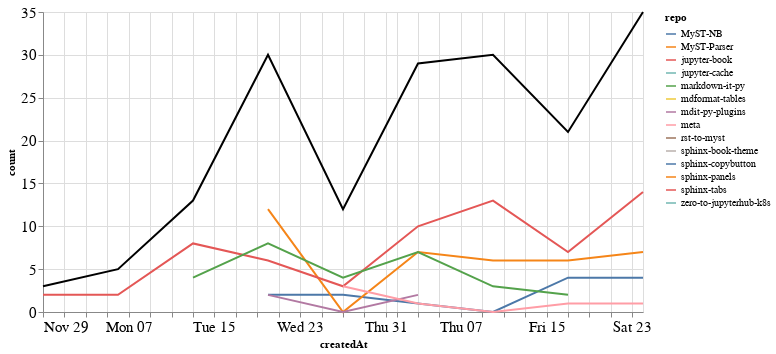

The cell this chart's notebook holds for it:
### Markdown cell above
### Comments

### Code cell
comments_time = comments.groupby('repo').resample('W', on='createdAt').count()['author'].reset_index()
comments_time = comments_time.rename(columns={'author': 'count'})
comments_time_total = comments_time.groupby('createdAt').agg({"count": "sum"}).reset_index()
ch1 = alt.Chart(comments_time, width=600).mark_line().encode(
    x='createdAt',
    y='count',
    color='repo',
    tooltip="repo"
)

ch2 = alt.Chart(comments_time_total, width=600).mark_line(color="black").encode(
    x='createdAt',
    y='count',
)

ch1 + ch2

### Figure 1 — Vega-Lite specification as saved in the notebook (floating-point values rounded to 4 significant figures)
{"config": {"axisLeft": {"labelFontSize": 15}, "axisBottom": {"labelFontSize": 15}}, "layer": [{"data": {"name": "data-22961a8dd0ab37a7b56bbb6b2e3a448b"}, "mark": "line", "encoding": {"color": {"type": "nominal", "field": "repo"}, "tooltip": {"type": "nominal", "field": "repo"}, "x": {"type": "temporal", "field": "createdAt"}, "y": {"type": "quantitative", "field": "count"}}, "width": 600}, {"data": {"name": "data-170b144c1c0203dc10f26bd22bef34c7"}, "mark": {"type": "line", "color": "black"}, "encoding": {"x": {"type": "temporal", "field": "createdAt"}, "y": {"type": "quantitative", "field": "count"}}, "width": 600}], "$schema": "https://vega.github.io/schema/vega-lite/v4.8.1.json", "datasets": {"data-22961a8dd0ab37a7b56bbb6b2e3a448b": [{"repo": "MyST-NB", "createdAt": "2020-12-20T00:00:00", "count": 2}, {"repo": "MyST-NB", "createdAt": "2020-12-27T00:00:00", "count": 2}, {"repo": "MyST-NB", "createdAt": "2021-01-03T00:00:00", "count": 1}, {"repo": "MyST-NB", "createdAt": "2021-01-10T00:00:00", "count": 0}, {"repo": "MyST-NB", "createdAt": "2021-01-17T00:00:00", "count": 4}, {"repo": "MyST-NB", "createdAt": "2021-01-24T00:00:00", "count": 4}, {"repo": "MyST-Parser", "createdAt": "2020-12-20T00:00:00", "count": 12}, {"repo": "MyST-Parser", "createdAt": "2020-12-27T00:00:00", "count": 0}, {"repo": "MyST-Parser", "createdAt": "2021-01-03T00:00:00", "count": 7}, {"repo": "MyST-Parser", "createdAt": "2021-01-10T00:00:00", "count": 6}, {"repo": "MyST-Parser", "createdAt": "2021-01-17T00:00:00", "count": 6}, {"repo": "MyST-Parser", "createdAt": "2021-01-24T00:00:00", "count": 7}, {"repo": "jupyter-book", "createdAt": "2020-11-29T00:00:00", "count": 2}, {"repo": "jupyter-book", "createdAt": "2020-12-06T00:00:00", "count": 2}, {"repo": "jupyter-book", "createdAt": "2020-12-13T00:00:00", "count": 8}, {"repo": "jupyter-book", "createdAt": "2020-12-20T00:00:00", "count": 6}, {"repo": "jupyter-book", "createdAt": "2020-12-27T00:00:00", "count": 3}, {"repo": "jupyter-book", "createdAt": "2021-01-03T00:00:00", "count": 10}, {"repo": "jupyter-book", "createdAt": "2021-01-10T00:00:00", "count": 13}, {"repo": "jupyter-book", "createdAt": "2021-01-17T00:00:00", "count": 7}, {"repo": "jupyter-book", "createdAt": "2021-01-24T00:00:00", "count": 14}, {"repo": "jupyter-cache", "createdAt": "2021-01-17T00:00:00", "count": 1}, {"repo": "markdown-it-py", "createdAt": "2020-12-13T00:00:00", "count": 4}, {"repo": "markdown-it-py", "createdAt": "2020-12-20T00:00:00", "count": 8}, {"repo": "markdown-it-py", "createdAt": "2020-12-27T00:00:00", "count": 4}, {"repo": "markdown-it-py", "createdAt": "2021-01-03T00:00:00", "count": 7}, {"repo": "markdown-it-py", "createdAt": "2021-01-10T00:00:00", "count": 3}, {"repo": "markdown-it-py", "createdAt": "2021-01-17T00:00:00", "count": 2}, {"repo": "mdformat-tables", "createdAt": "2020-12-13T00:00:00", "count": 1}, {"repo": "mdit-py-plugins", "createdAt": "2020-12-20T00:00:00", "count": 2}, {"repo": "mdit-py-plugins", "createdAt": "2020-12-27T00:00:00", "count": 0}, {"repo": "mdit-py-plugins", "createdAt": "2021-01-03T00:00:00", "count": 2}, {"repo": "meta", "createdAt": "2020-12-27T00:00:00", "count": 3}, {"repo": "meta", "createdAt": "2021-01-03T00:00:00", "count": 1}, {"repo": "meta", "createdAt": "2021-01-10T00:00:00", "count": 0}, {"repo": "meta", "createdAt": "2021-01-17T00:00:00", "count": 1}, {"repo": "meta", "createdAt": "2021-01-24T00:00:00", "count": 1}, {"repo": "rst-to-myst", "createdAt": "2021-01-10T00:00:00", "count": 8}, {"repo": "sphinx-book-theme", "createdAt": "2021-01-24T00:00:00", "count": 5}, {"repo": "sphinx-copybutton", "createdAt": "2020-12-06T00:00:00", "count": 3}, {"repo": "sphinx-panels", "createdAt": "2020-11-29T00:00:00", "count": 1}, {"repo": "sphinx-tabs", "createdAt": "2021-01-24T00:00:00", "count": 4}, {"repo": "zero-to-jupyterhub-k8s", "createdAt": "2021-01-03T00:00:00", "count": 1}], "data-170b144c1c0203dc10f26bd22bef34c7": [{"createdAt": "2020-11-29T00:00:00", "count": 3}, {"createdAt": "2020-12-06T00:00:00", "count": 5}, {"createdAt": "2020-12-13T00:00:00", "count": 13}, {"createdAt": "2020-12-20T00:00:00", "count": 30}, {"createdAt": "2020-12-27T00:00:00", "count": 12}, {"createdAt": "2021-01-03T00:00:00", "count": 29}, {"createdAt": "2021-01-10T00:00:00", "count": 30}, {"createdAt": "2021-01-17T00:00:00", "count": 21}, {"createdAt": "2021-01-24T00:00:00", "count": 35}]}}
